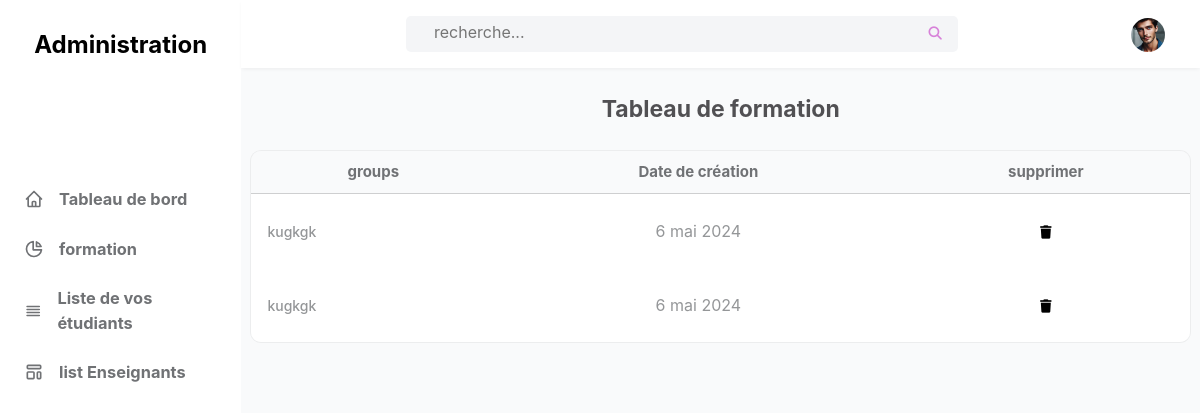
The app's page /admin/view_groop_ét.php?étudiant_id=17 (signed in) with its own data.
### tables this page shows
CREATE TABLE `admine` (
  `id` int(101) NOT NULL,
  `name` varchar(100) NOT NULL,
  `email` varchar(100) NOT NULL,
  `password` varchar(100) NOT NULL,
  `Numéro` varchar(100) NOT NULL,
  `image` varchar(100) NOT NULL
);

CREATE TABLE `groups` (
  `id` int(101) NOT NULL,
  `étudiant_id` varchar(100) NOT NULL,
  `formation_id` varchar(100) NOT NULL,
  `Enseignants_id` varchar(100) NOT NULL,
  `Acceptation` int(100) NOT NULL,
  `date` timestamp NOT NULL DEFAULT current_timestamp()
);

CREATE TABLE `formation` (
  `id` int(11) NOT NULL,
  `Enseignants_id` int(100) NOT NULL,
  `title` varchar(255) NOT NULL,
  `liés` text DEFAULT NULL,
  `public` varchar(100) DEFAULT NULL,
  `Exigences` text DEFAULT NULL,
  `video` varchar(255) DEFAULT NULL,
  `status` varchar(10) NOT NULL,
  `date` date NOT NULL DEFAULT current_timestamp()
);

### admin/view_groop_ét.php (the view, shortened to what this page needs)
<?php
include '../components/connect.php';
$admin_id = $_SESSION['admin_id'];
$get_id = $_GET['étudiant_id'];
?>
<!DOCTYPE html>
<html lang="es">
  <head>
    <link
      rel="stylesheet"
      href="https://cdnjs.cloudflare.com/ajax/libs/font-awesome/6.1.1/css/all.min.css"
    />
    <link rel="stylesheet" href="../css/Enseignants.css">
  </head>
  <body>
    <div id="left" class="left">
      <div class="titi">
      <h2>Administration</h2>
      </div>
      <ul>
      <a href="dashboard.php" style="text-decoration: none;">
        <li class="tab">
          <svg
            class="w-5 h-5"
            aria-hidden="true"
            fill="none"
            stroke-linecap="round"
            stroke-linejoin="round"
            stroke-width="2"
            viewBox="0 0 24 24"
            stroke="currentColor"
          >
            <path
              d="M3 12l2-2m0 0l7-7 7 7M5 10v10a1 1 0 001 1h3m10-11l2 2m-2-2v10a1 1 0 01-1 1h-3m-6 0a1 1 0 001-1v-4a1 1 0 011-1h2a1 1 0 011 1v4a1 1 0 001 1m-6 0h6"
            ></path>
          </svg>
          <h3>Tableau de bord</h3>
        </li>
        </a>
        <a href="list_formation.php" style="text-decoration: none;">
        <li class="tab">
          <svg
            class="w-5 h-5"
            aria-hidden="true"
            fill="none"
            stroke-linecap="round"
            stroke-linejoin="round"
            stroke-width="2"
            viewBox="0 0 24 24"
            stroke="currentColor"
          >
            <path d="M11 3.055A9.001 9.001 0 1020.945 13H11V3.055z"></path>
            <path d="M20.488 9H15V3.512A9.025 9.025 0 0120.488 9z"></path>
          </svg>
          <h3>formation</h3>
            </li>
        </a>
        <a href="list_étudiant.php" style="text-decoration: none;">
        <li class="tab">
          <svg
            class="w-5 h-5"
            aria-hidden="true"
            fill="none"
            stroke-linecap="round"
            stroke-linejoin="round"
            stroke-width="2"
            viewBox="0 0 24 24"
            stroke="currentColor"
          >
            <path d="M4 6h16M4 10h16M4 14h16M4 18h16"></path>
          </svg>
          <h3>Liste de vos étudiants</h3>
        </li>
        </a>
        <a href="list_Enseignants.php" style="text-decoration: none;">
        <li class="tab">
          <h3>list Enseignants</h3>
        </li>
        </a>
      </ul>
    </div>
    <div class="right">
      <header>
        <div class="contain">
          <div class="con-search">
            <form action="search.php" method="POST" class="search-form">
              <input type="search" name="search_box" placeholder="    recherche..." />
              <button type="submit" class="fas fa-search" name="search_btn"></button>
            </form>
          </div>
          <ul class="options">
            <li class="light-mode">
            </li>
            <li class="profile">
              <a href="page.php" class="img-a">
                <?php
            $select_profile = $conn->prepare("SELECT * FROM `admine` WHERE id = ?");
            $select_profile->execute([$admin_id]);
            if($select_profile->rowCount() > 0){
               $fetch_profile = $select_profile->fetch(PDO::FETCH_ASSOC);
              ?>
              <?php
                        if($fetch_profile['image'] != ''){
                    ?>
                    <img src="../uploaded_img/<?= $fetch_profile['image']; ?>" style="width:34px; height:34px; border-radius:50%;" alt="" aria-hidden="true">
                    <?php
                }else {
            ?>
                    <img src="../img/chico.jpg" alt="" style="width:34px; height:34px; border-radius:50%;">
            <?php
            }
            ?>
            <?php
            }
            ?>
              </a>
            </li>
          </ul>
        </div>
      </header>
      <div class="main">
        <h2 class="ti">Tableau de formation</h2>
        <div class="grid-container">
        <div class="table-cont">
          <div class="div-table">
          <table>
            <thead>
              <tr>
              <th>groups</th>
                 <th>Date de création</th>
                 <th>supprimer</th>
                 </tr>
            </thead>
            <?php
                  $select_étudiant = $conn->prepare("SELECT * FROM `groups` WHERE étudiant_id = ? ORDER BY id DESC");
                  $select_étudiant->execute([$get_id]);
                  if($select_étudiant->rowCount() > 0){
                    while($fetch_étudiant = $select_étudiant->fetch(PDO::FETCH_ASSOC)){
                  ?>
            <tbody>
              <tr>
                <td class="tden">
                <?php
                  $select_formation = $conn->prepare("SELECT * FROM `formation` WHERE Enseignants_id = ?");
                  $select_formation->execute([$fetch_étudiant['Enseignants_id']]);
                  if($select_formation->rowCount() > 0){
                    $fetch_formation = $select_formation->fetch(PDO::FETCH_ASSOC)
                  ?>
                  <p><?= $fetch_formation['title']; ?></p>
                  <?php
                  }
                  ?>
                </td>
                <td>
                            <?php
                                $mois = array("janvier", "février", "mars", "avril", "mai", "juin", "juillet", "août", "septembre", "octobre", "novembre", "décembre");
                                $date_fr = date("j ", strtotime($fetch_formation['date'])) . $mois[date("n", strtotime($fetch_formation['date'])) - 1] . date(" Y", strtotime($fetch_formation['date']));
                                echo $date_fr;
                                ?>
                        </td>
<td>
                            <form action="" method="POST">
                            <button type="submit" class="inline-delete-btn" name="delete_groups" onclick="return confirm('Voulez-vous supprimer');"><i class="fa-solid fa-trash"></i></button>
                            </form>
                        </td>
                              </tr>
                            </tbody>
                            <?php
                      }
                  }
                  ?>
                          </table>
                        </div>
                        </div>
</div>
</div>
  </body>
</html>

### css/Enseignants.css (style rules this page uses)
* { margin: 0; padding: 0; font-family: Inter, system-ui, -apple-system, BlinkMacSystemFont, Segoe UI, Roboto, Helvetica Neue, Arial, Noto Sans, sans-serif, Apple Color Emoji, Segoe UI Emoji, Segoe UI Symbol, Noto Color Emoji; line-height: 1.5; }
body { display: flex; height: 100vh; overflow: hidden; }
.left { display: flex; justify-content: start; gap: 84px; width: 17rem; flex-direction: column; min-width: 13rem; }
.titi { display: flex; align-items: center; justify-content: center; padding: 27px 12px; }
svg { width: 1.25rem; height: 26px; }
form.search-form { width: 100%; height: 100%; display: flex; }
button.fas.fa-search { width: 50px; border: none; background: unset; color: #d782d9; }
.tab { display: flex; align-items: center; gap: 15px; padding-left: 1.5rem; padding-right: 1.5rem; padding-top: 0.75rem; padding-bottom: 0.75rem; font-size: 14px; color: #707275; }
.right { display: flex; flex-direction: column; background: rgb(249 250 251); width: 90%; min-width: 200px; }
header { display: flex; align-items: center; justify-content: center; padding-top: 1rem; padding-bottom: 1rem; width: 100%; box-shadow: 0 4px 6px -1px rgba(0, 0, 0, 0), 0 2px 4px -1px rgba(0, 0, 0, 0.06); background: white; z-index: 2; }
.main { display: flex; flex-direction: column; height: 100vh; overflow-y: auto; overflow-x: clip; padding: 0px 10px; }
.tden { display: flex; align-items: center; gap: 7px; height: 50px; }
a { text-decoration: none; color: #707275; }
h2.ti { font-size: 23px; text-align: center; color: rgb(81 80 83); width: 100%; margin: 1.5rem 0px; }
p { margin-right: 10px; font-size: 14px; font-weight: 500; color: rgb(148 150 152); }
ol, ul { list-style: none; }
.contain { display: flex; align-items: center; justify-content: end; width: 100%; padding: 0px 1.5rem; }
.con-search { display: flex; align-items: center; justify-content: end; background: #f4f5f7; width: 552px; min-width: 200px; height: 36px; border-radius: 5px; margin-right: 118px; }
input[type="search"] { width: 100%; min-width: 174px; height: 32px; outline: none; border-radius: 5px; border: none; background: unset; font-size: 16px; padding-left: 10px; }
ul.options { width: 100px; display: flex; }
li.light-mode { width: 50%; display: flex; align-items: center; justify-content: center; padding: 5px; color: #7e3af2; cursor: pointer; }
li.profile { width: 50%; }
a.img-a { display: flex; width: 32px; height: 32px; }
.div-table { width: 100%; align-self: center; }
table { width: 100%; box-shadow: 0 0 0 1px rgba(0, 0, 0, 0.05); border-radius: 10px; border-collapse: collapse; overflow: hidden; }
th { padding: 0.75rem 1rem; text-align: center; line-height: 1.25; color: #707275; background: #f9fafb; font-size: 15px; border-bottom: 1px solid #80808033; }
td { padding: 0.75rem 1rem; background: white; text-align: center; color: rgb(148 150 152); }
i.fa-solid.fa-trash { cursor: pointer; }

### admin/view_groop_ét.php (style rules this page uses)
button.inline-delete-btn { background: 000; border: none; }

### records on screen
admine: image (picture)
groups: formation.title "kugkgk", formation.date "6 mai 2024"
groups: formation.title "kugkgk", formation.date "6 mai 2024"
